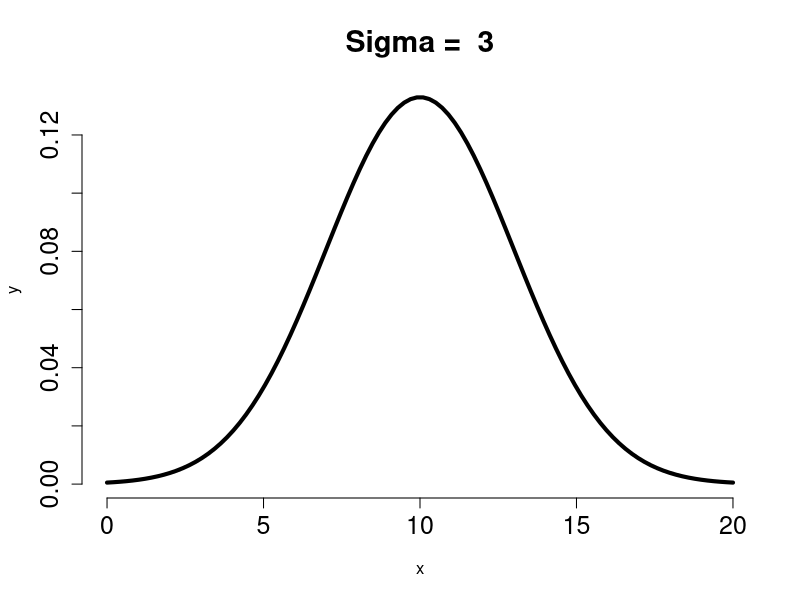

Reproduce this figure in R.
x   <- seq(0,20,length=100)
y   <- dnorm(x,mean=10, sd=3)
jpeg('sigma3.jpg')
plot(x,y, type="l", lwd=4, bty="n",  main =  paste("Sigma = ", 3.0), cex.axis=1.5, cex.main=1.8 )
